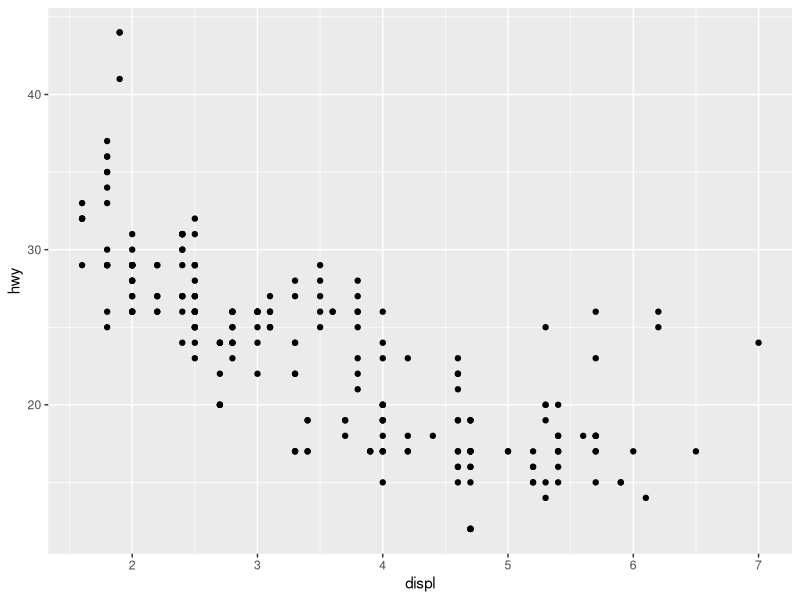
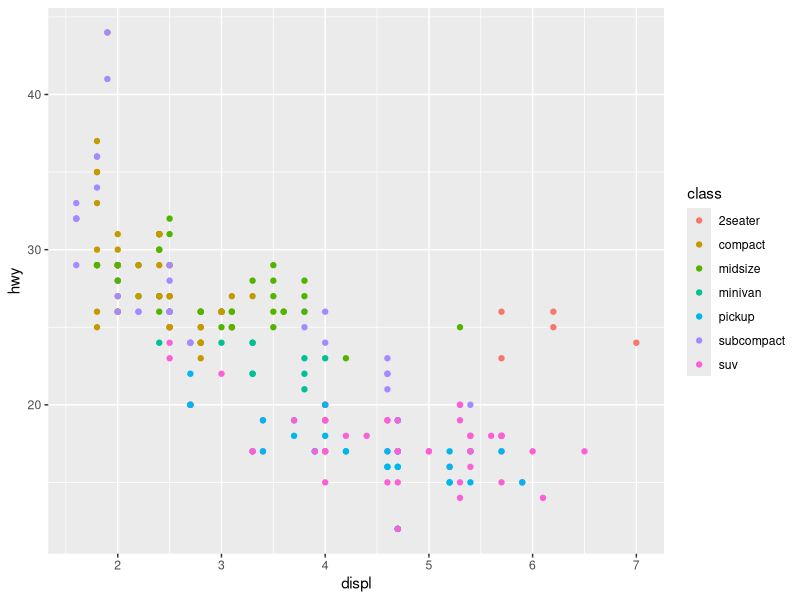
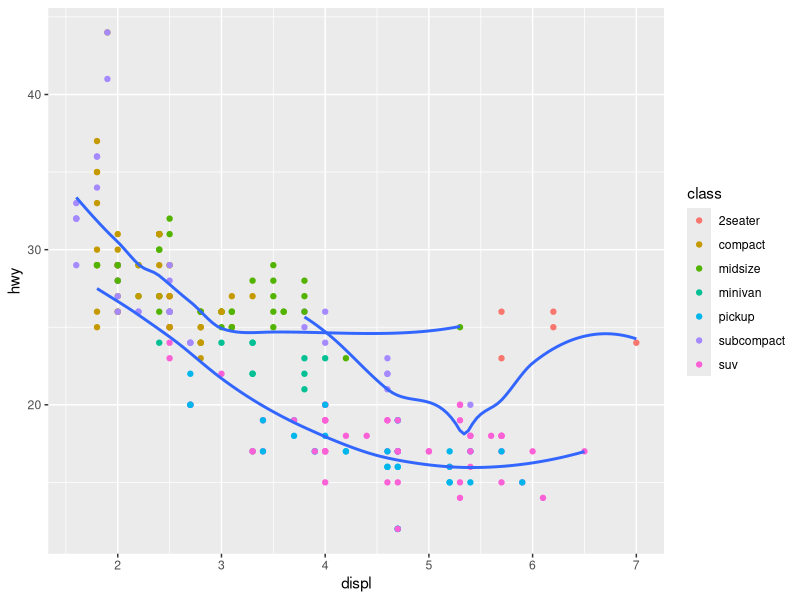
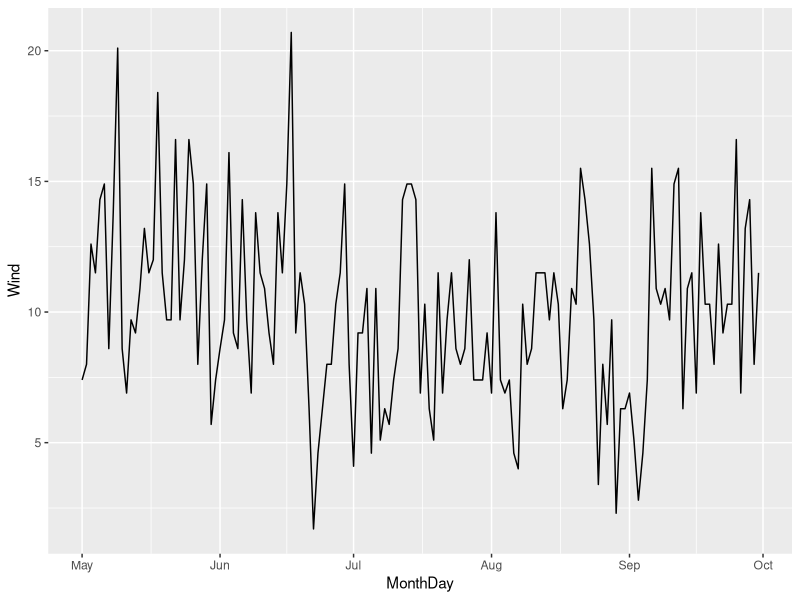
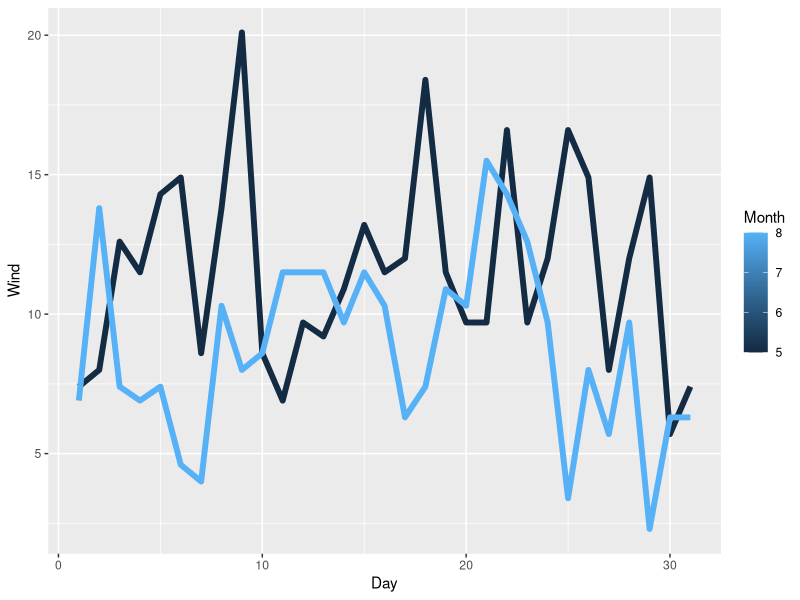
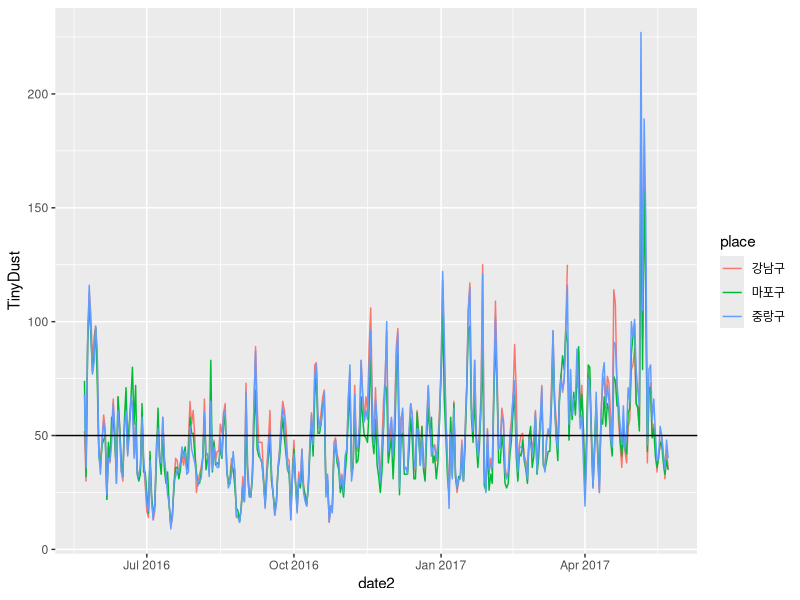
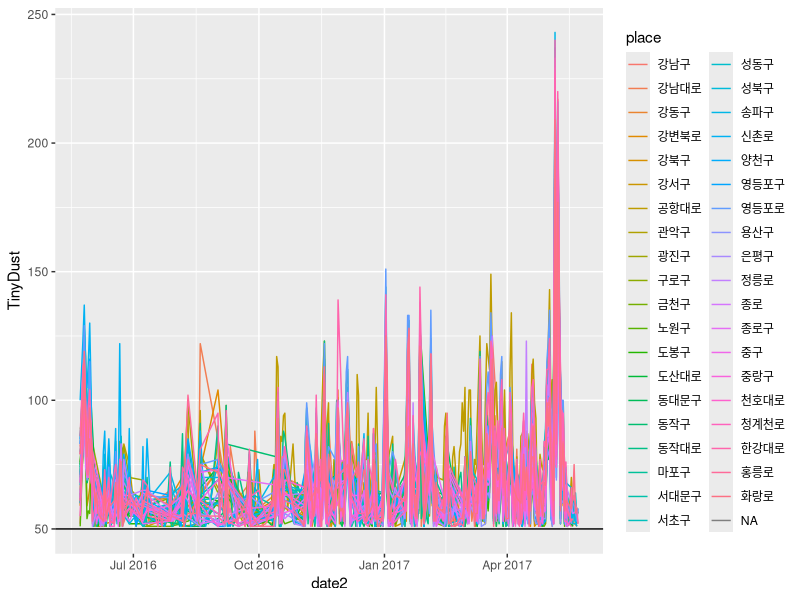

The R script that drew these images, in order:
## ---- chunk 1
knitr::opts_chunk$set(echo = TRUE)
## ---- chunk 2
library(tidyverse)
head(mpg)
## ---- chunk 3
data(iris)
head(iris)
## ---- chunk 4
library(tidyverse)
data(mpg)
ggplot(mpg, aes(displ, hwy)) +
  geom_point()
ggplot(mpg, aes(displ, hwy, color=class)) +
  geom_point()
ggplot(mpg, aes(x=displ, y=hwy)) +
  geom_point(aes(color=class)) +
  geom_smooth(aes(group=drv), se=F)
## ---- chunk 5
library(tidyverse)
data(airquality)
airquality$MonthDay <- as.Date(paste(as.numeric(airquality$Month), airquality$Day, "1973", sep="-"), format="%m-%d-%Y")
ggplot(airquality) + geom_line(aes(x=MonthDay, y=Wind))

ggplot(airquality[airquality$Month %in% c(5,8),], aes(x=Day, y=Wind, group=Month, color=Month)) + geom_line(lwd=2)

## ---- chunk 6
library(tidyverse)
seoul <- read_csv("seoul_dust.csv")

ggplot(data=seoul[seoul$place %in% c("강남구", "마포구", "중랑구"),]) +
  geom_line(aes(x=date2, y=TinyDust, group=place, color=place)) +
  geom_hline(yintercept=50)

ggplot(data=seoul[seoul$TinyDust > 50,]) +
  geom_line(aes(x=date2, y=TinyDust, group=place, color=place)) +
  geom_hline(yintercept=50)

